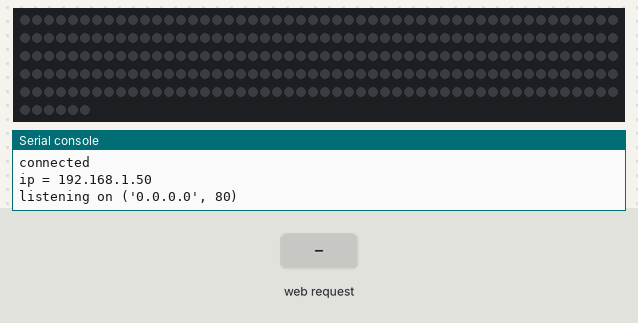
A program run on a simulated Raspberry Pi Pico running MicroPython. On the bench: 256 RGB LEDs in strip order, left to right, continuing on the next row, the last lines printed to the serial console. The test bench sets the inputs (shaded band). WiFi joins after 1.5 s; random numbers come from a fixed seed.

Above: at 3.2 s.
3.3 s: HTTP request GET /light/on received
At 4.4 s:
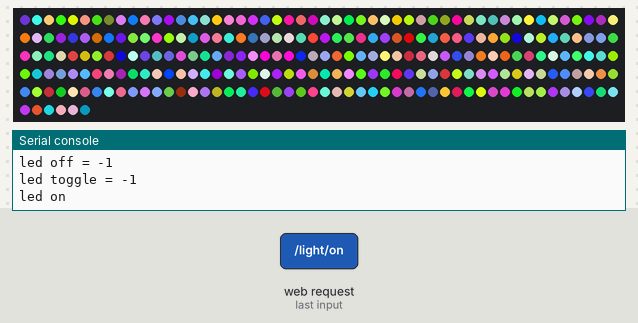
4.8 s: HTTP request GET /light/off received
At 5.3 s:
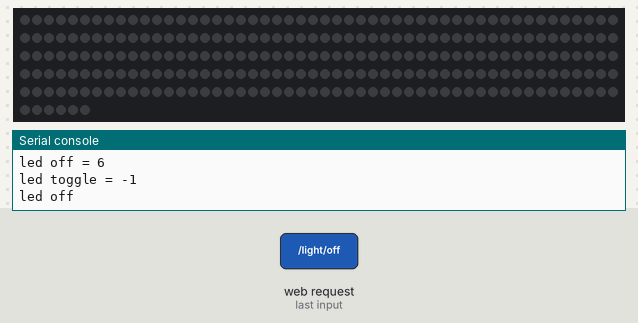
6.3 s: HTTP request GET /light/toggle received
At 6.6 s:
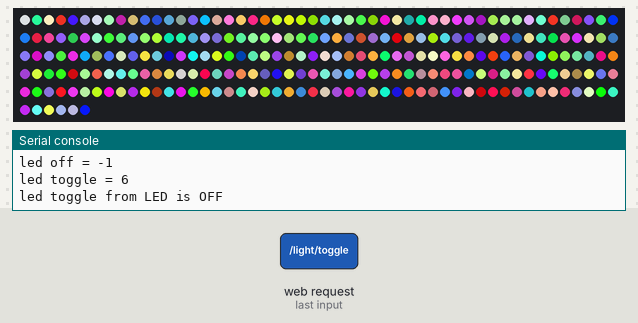
Timing chart, 0 to 9.3 s (numbered marks = the images above; inputs shaded):
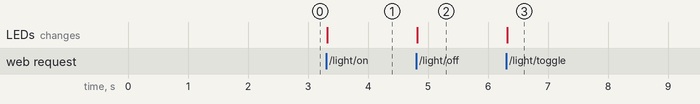

Measured:
- after the input at 3.3 s, the LEDs: change at once (image 1)
- after the input at 4.8 s, the LEDs: change at once (image 2)
- after the input at 6.3 s, the LEDs: change at once (image 3)

The program:

PicoRandomPixels.py
```python
import network
import socket
import time
import random
from neopixel import NeoPixel

NEOPIXEL_PIN = 0
NUMBER_PIXELS = 256
strip = NeoPixel(machine.Pin(NEOPIXEL_PIN), NUMBER_PIXELS)

ssid = 'pi wifi'
password = 'wifipassword'

wlan = network.WLAN(network.STA_IF)
wlan.active(True)
wlan.connect(ssid, password)


def make_html():
    checkboxes = [f'<input type="checkbox" id="{i}" name="{i}" value="1">' for i in range(NUMBER_PIXELS)]
    boxes_per_row = 16
    row_checkboxes = ["".join(checkboxes[i:i+boxes_per_row]) for i in range(0,NUMBER_PIXELS,boxes_per_row)]
    final_checkboxes = "<div>" + "</div>\n<div>".join(row_checkboxes) + "</div>"
    final_html = ("""<!DOCTYPE html>
    <html>
        <head> <title>Pico W</title> </head>
        <body> <h1>Pico W</h1>
            <p>%s</p>
             <form action="/light/on" method="get">
                <input type="submit" value="On" />
            </form>
             <form action="/light/toggle" method="get">
                <input type="submit" value="Toggle" />
            </form>
             <form action="/light/off" method="get">
                <input type="submit" value="Off" />
            </form>
            <form ">"""

        + final_checkboxes
        +"""
                <input type="submit" name="submit" value="Submit">
            </form>
        </body>
    </html>
    """)
    print(f"final length is: {len(final_checkboxes)}")
    return final_html
html = make_html()

def allOff(strip):
    for each_index in range(256):
        strip[each_index] = (
            0,
            0,
            0
        )
    strip.write()


def randomlyLight(strip):
    for each_index in range(256):
        strip[each_index] = (
            random.randint(0,255),
            random.randint(0,255),
            random.randint(0,255)
            )
    strip.write()

max_wait = 10
while max_wait > 0:
    if wlan.status() < 0 or wlan.status() >= 3:
        break
    max_wait -= 1
    print('waiting for connection...')
    time.sleep(1)

if wlan.status() != 3:
    raise RuntimeError('network connection failed')
else:
    print('connected')
    status = wlan.ifconfig()
    print( 'ip = ' + status[0] )

addr = socket.getaddrinfo('0.0.0.0', 80)[0][-1]

s = socket.socket()
s.setsockopt(socket.SOL_SOCKET, socket.SO_REUSEADDR, 1)
s.bind(addr)
s.listen(1)

print('listening on', addr)

# Listen for connections
stateis = "LED is UNKNOWN"
while True:
    try:
        cl, addr = s.accept()
        print('\nclient connected from', addr)
        request = cl.recv(1024)
        print(request)

        request = str(request)
        led_on = request.find('/light/on')
        led_off = request.find('/light/off')
        led_toggle = request.find('/light/toggle')
        print( 'led on = ' + str(led_on))
        print( 'led off = ' + str(led_off))
        print( 'led toggle = ' + str(led_toggle))

        if led_toggle == 6:
            print(f"led toggle from {stateis}")
            if stateis == "LED is ON":
                allOff(strip)
                stateis = "LED is OFF"
            else:
                randomlyLight(strip)
                stateis = "LED is ON"
        elif led_on == 6:
            print("led on")
            stateis = "LED is ON"
            randomlyLight(strip)
        elif led_off == 6:
            print("led off")
            stateis = "LED is OFF"
            allOff(strip)

        response = html % stateis

        cl.send('HTTP/1.0 200 OK\r\nContent-type: text/html\r\n\r\n')
        cl.sendall(response)
        cl.close()

    except OSError as e:
        cl.close()
        print('connection closed')
```
